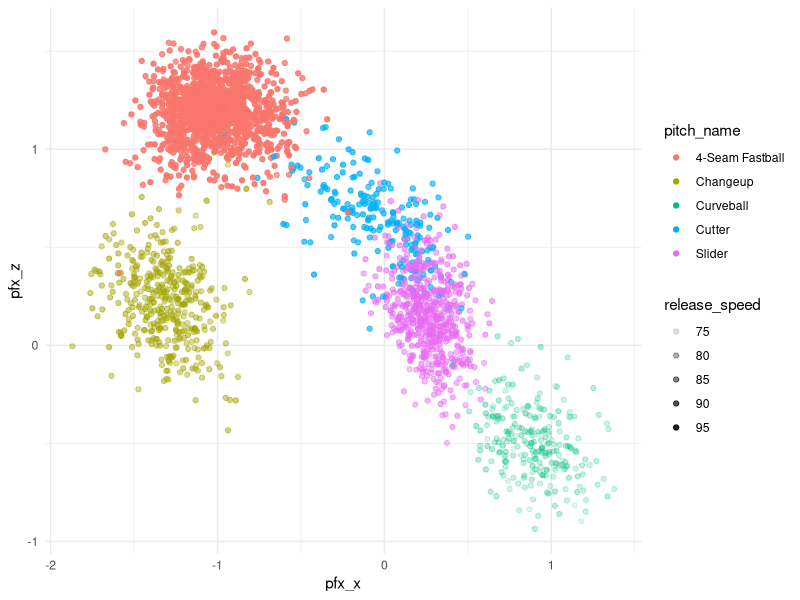
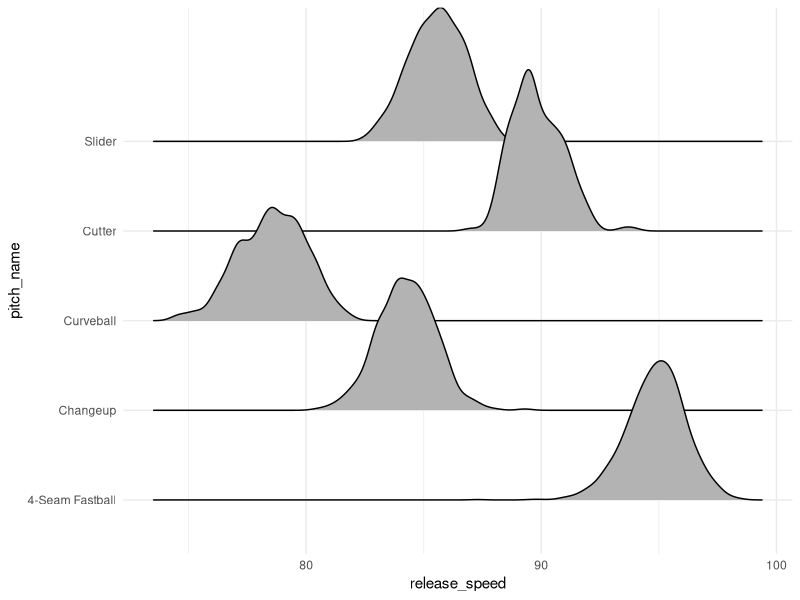

R code for these plots, in order:
#########################
### Name: Nate Rowan
### Date Created: 9/2/2020
### Date Last Modified: 9/2/2020
### Description: load in all of 2019 pitch data
#########################

library(tidyverse); theme_set(theme_minimal())
library(ggridges)

scherzer <- read_csv(here::here("datasets/scherzer_2019_pitches.csv"))

scherzer %>%
  mutate(
    pfx_x = as.numeric(pfx_x),
    pfx_z = as.numeric(pfx_z),
    release_speed = as.numeric(release_speed)
  ) %>%
  filter(pitch_type != "null") %>%
  ggplot(aes(pfx_x, pfx_z, alpha = release_speed)) +
    geom_point(aes(color = pitch_name))

scherzer <- scherzer %>%
  filter(pitch_name != "null")

scherzer %>%
  mutate(release_speed = as.numeric(release_speed)) %>%
  ggplot(aes(release_speed, pitch_name)) +
    geom_density_ridges() +
    scale_x_continuous()






